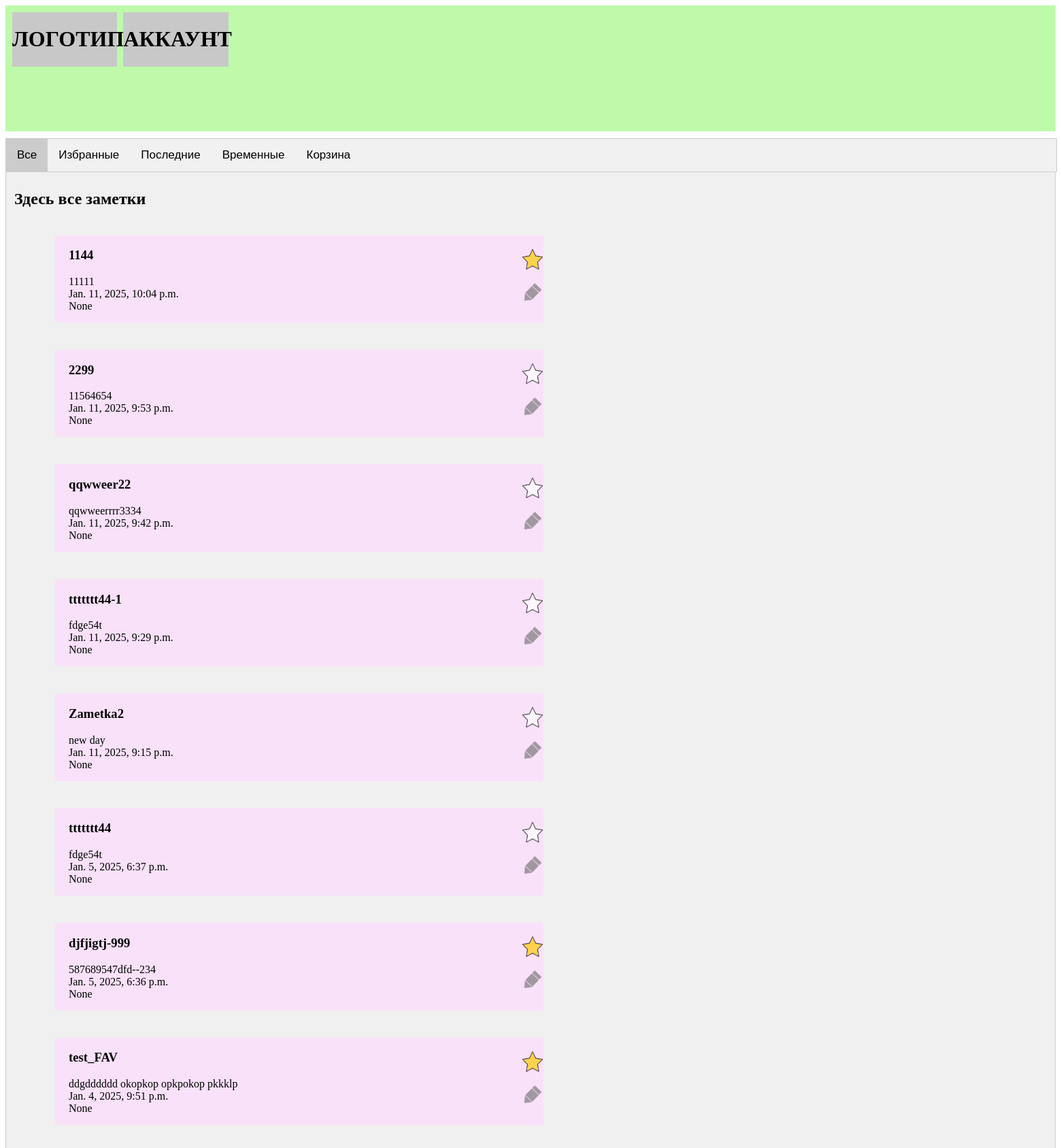
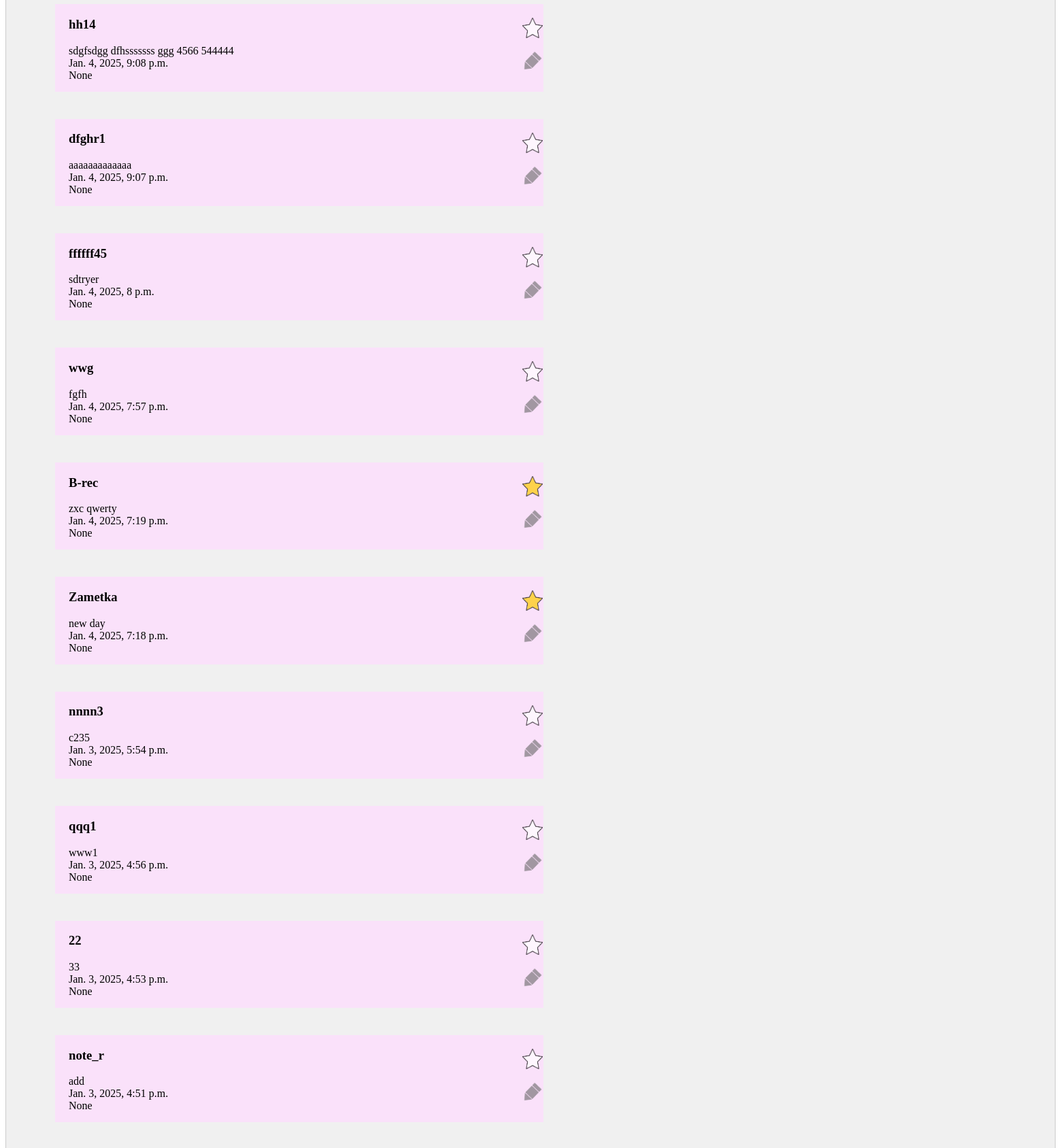
The page / (upper part) on the database its author committed (2 pictures, top to bottom).
### notesApp/models.py (models this page shows)
class Note(models.Model):
    title = models.CharField(max_length=200)
    content = models.TextField(blank=True, null=True)
    created_at = models.DateTimeField(auto_now_add=True)
    is_favorite = models.IntegerField(default=0)
    action_dt = models.TextField(blank=True, null=True)
    is_last = models.BooleanField(default=False)
    is_in_recycle = models.BooleanField(default=False)
    last_update = models.TextField(blank=True, null=True)

### notesApp/views.py (the view)
# urls.py: path('', views.note_list, name='note_list'),
def note_list(request):
    notes = Note.objects.all()
    notesDesc = Note.objects.order_by('-created_at')
    notesFavs = Note.objects.filter(is_favorite=1).order_by('-last_update').order_by('-created_at')
    notesTemp = Note.objects.exclude(action_dt='').order_by('-action_dt') #111
    notesLast = Note.objects.filter(is_last=1).order_by('-last_update').order_by('-created_at')
    notesRec = Note.objects.filter(is_in_recycle=1)
    return render(request, 'notesApp/note_list.html',
                  {'notes': notes, 'notesDesc': notesDesc, 'notesFavs': notesFavs, 'notesTemp': notesTemp,
                   'notesLast': notesLast, 'notesRec': notesRec})

### notesApp/templates/notesApp/note_list.html (shortened to what this page needs)
{% load static %}
<!DOCTYPE html>
<html>
<head>
    <link rel="stylesheet" href="{% static 'css/notesApp.css' %}">
</head>
<body>
    <header class="header-class">
        <div class="logo-class"><h1>ЛОГОТИП</h1></div>
        <div class="account-class"><h1>АККАУНТ</h1></div>
    </header>
    <div class="main-body-class">
        <div class="tab">
            <button class="tablinks" onclick="openSection(event, 'All')" id="defaultOpen">Все</button>
            <button class="tablinks" onclick="openSection(event, 'Favs')">Избранные</button>
            <button class="tablinks" onclick="openSection(event, 'Last')">Последние</button>
            <button class="tablinks" onclick="openSection(event, 'Time')">Временные</button>
            <button class="tablinks" onclick="openSection(event, 'Recycle')">Корзина</button>
        </div>
        <div id="All" class="tabcontent">
            <h2>Здесь все заметки</h2>
                {% for note in notesDesc %}
                    <div class="note-class">
                        <div class="left-note-content">
                            <h3>{{ note.title }} <br></h3>
                            {{ note.content }} <br>
                            {{ note.created_at }}<br>
                            {{ note.last_update }}
                        </div>
                        <div class="right-note-content">
                            {% if note.is_favorite %}
                                <img id="a-right-fav-0" name="favimg" src="/static/img/star_1.png" class="right-favs-img"/><br>
                            {% else %}
                                <img id="a-right-fav-1" name="favimg" src="/static/img/star_0.png" class="right-favs-img"/><br>
                            {% endif %}
                            <a onclick="updateNote({{note.id}});return false;">
                                <img id="a-right-update" name="favimg" src="/static/img/pencil.png" class="right-update-img"/>
                            </a>
                        </div>
                    </div>
                {% endfor %}
        </div>
    </div>
</body>
</html>

### notesApp/static/css/notesApp.css (style rules this page uses)
.header-class { padding-top: 5px; padding-bottom: 10px; margin-bottom: 10px; background: rgb(190, 250, 170); position: sticky; top: 0px; width: 100%; }
.logo-class { background: rgb(200, 200, 200); width: 10%; display: inline-block; margin-left: 10px; margin-top: 5px; text-align: center; }
.account-class { background: rgb(200, 200, 200); width: 10%; margin-left: 5px; margin-top: 5px; display: inline-block; text-align: center; }
.main-body-class { background: rgb(240, 240, 240); }
.note-class { background: rgb(250, 225, 250); width: 46%; margin-bottom: 20px; margin-top: 20px; margin-left: 60px; padding-bottom: 15px; padding-left: 20px; padding-top: 0px; display: inline-block; vertical-align: top; }
.tab { overflow: hidden; border: 1px solid #ccc; background-color: #f1f1f1; width: 100%; position: -webkit-sticky; // Для поддержки Safari position: sticky; top: 0; }
.tab button { background-color: inherit; float: left; border: none; outline: none; cursor: pointer; padding: 14px 16px; transition: 0.3s; font-size: 17px; }
.tab button.active { background-color: #ccc; }
.tabcontent { display: none; padding: 6px 12px; border: 1px solid #ccc; border-top: none; animation: fadeEffect 1s; }
.left-note-content { display: inline-block; width: 95%; }
.right-note-content { display: inline-block; vertical-align: top; margin-top: 20px; height: 80px; }
.right-favs-img { height: 30px; width: 30px; margin-bottom: 15px; opacity: 70%; }
.right-update-img { height: 30px; width: 30px; opacity: 60%; }

### rows shown on the page
Note: title "1144", content "11111", created_at "Jan. 11, 2025, 10:04 p.m.", last_update "None", is_favorite 1 (drawn)
Note: title "2299", content "11564654", created_at "Jan. 11, 2025, 9:53 p.m.", last_update "None", is_favorite 0 (drawn)
Note: title "qqwweer22", content "qqwweerrrr3334", created_at "Jan. 11, 2025, 9:42 p.m.", last_update "None", is_favorite 0 (drawn)
Note: title "ttttttt44-1", content "fdge54t", created_at "Jan. 11, 2025, 9:29 p.m.", last_update "None", is_favorite 0 (drawn)
Note: title "Zametka2", content "new day", created_at "Jan. 11, 2025, 9:15 p.m.", last_update "None", is_favorite 0 (drawn)
Note: title "ttttttt44", content "fdge54t", created_at "Jan. 5, 2025, 6:37 p.m.", last_update "None", is_favorite 0 (drawn)
Note: title "djfjigtj-999", content "587689547dfd--234", created_at "Jan. 5, 2025, 6:36 p.m.", last_update "None", is_favorite 1 (drawn)
Note: title "test_FAV", content "ddgdddddd okopkop opkpokop pkkklp", created_at "Jan. 4, 2025, 9:51 p.m.", last_update "None", is_favorite 1 (drawn)
Note: title "hh14", content "sdgfsdgg dfhsssssss ggg 4566 544444", created_at "Jan. 4, 2025, 9:08 p.m.", last_update "None", is_favorite 0 (drawn)
Note: title "dfghr1", content "aaaaaaaaaaaaa", created_at "Jan. 4, 2025, 9:07 p.m.", last_update "None", is_favorite 0 (drawn)
Note: title "ffffff45", content "sdtryer", created_at "Jan. 4, 2025, 8 p.m.", last_update "None", is_favorite 0 (drawn)
Note: title "wwg", content "fgfh", created_at "Jan. 4, 2025, 7:57 p.m.", last_update "None", is_favorite 0 (drawn)
Note: title "B-rec", content "zxc qwerty", created_at "Jan. 4, 2025, 7:19 p.m.", last_update "None", is_favorite 1 (drawn)
Note: title "Zametka", content "new day", created_at "Jan. 4, 2025, 7:18 p.m.", last_update "None", is_favorite 1 (drawn)
Note: title "nnnn3", content "c235", created_at "Jan. 3, 2025, 5:54 p.m.", last_update "None", is_favorite 0 (drawn)
Note: title "qqq1", content "www1", created_at "Jan. 3, 2025, 4:56 p.m.", last_update "None", is_favorite 0 (drawn)
Note: title "22", content "33", created_at "Jan. 3, 2025, 4:53 p.m.", last_update "None", is_favorite 0 (drawn)
Note: title "note_r", content "add", created_at "Jan. 3, 2025, 4:51 p.m.", last_update "None", is_favorite 0 (drawn)
